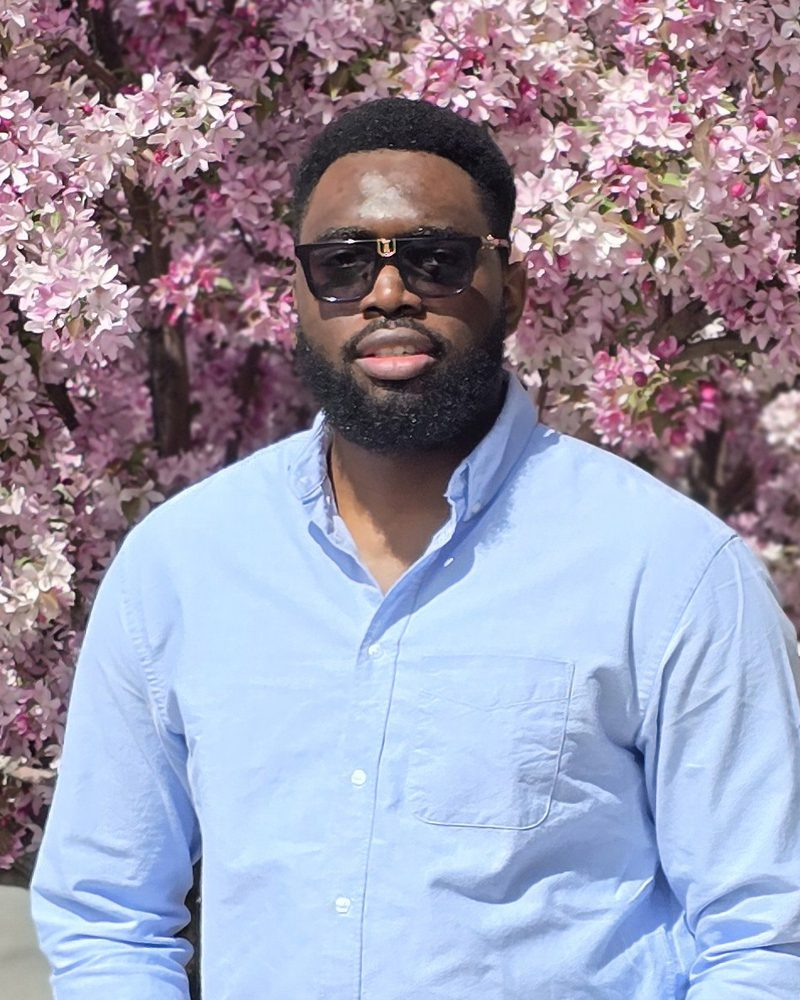
#> input picture src/assets/profile.jpg, 800 x 1000 px, found by its file name
$ python make-linkedin-cover.py ../src/assets/profile.jpg
#> lines starting #> are read from the running program, lines starting #| are printed output that depends on the picture
"""Builds the LinkedIn cover image, 1584x396.

The background is literally Watson's shirt: a crop of the oxford fabric from
the profile photo, blurred and darkened until only the weave and the fall of
light survive. That ties the cover to the profile picture sitting on top of it
without either competing with the other.

Layout respects two LinkedIn constraints. The avatar overlaps the lower left,
so nothing important goes there. Mobile crops the sides, so the text block sits
inside the middle band rather than running to the edges.
"""

from PIL import Image, ImageChops, ImageDraw, ImageEnhance, ImageFilter, ImageFont

W, H = 1584, 396
SCALE = 2

BG = (8, 9, 12)
TEXT = (237, 240, 246)
MUTED = (163, 172, 190)
SHIRT = (199, 225, 252)  # sampled from the shirt in profile.jpg
ACCENT_2 = (49, 208, 170)

SANS = "/System/Library/Fonts/SFNS.ttf"
MONO = "/System/Library/Fonts/SFNSMono.ttf"

PHOTO = "src/assets/profile.jpg"

# Nothing essential left of this line: the avatar sits over it.
CONTENT_X = 520
# Nothing essential right of this one: LinkedIn trims the sides on mobile, and
# a URL is useless with its tail cut off.
RIGHT_SAFE = int(0.845 * W)


def font(path, size, weight):
    f = ImageFont.truetype(path, size * SCALE)
    f.set_variation_by_name(weight)
    return f


def shirt_texture(size):
    """A wide strip of shirt fabric, blurred back to a suggestion of itself."""
#> called with size = (3168, 792)
    photo = Image.open(PHOTO).convert("RGB")
#> photo is the input picture: PIL image 800x1000 RGB; mean R, G, B 155.3, 152.1, 172
    pw, ph = photo.size
#> pw = 800; ph = 1000
    # Chest and sleeve only: no face, no blossoms, no buttons down the placket.
    crop = photo.crop((int(0.10 * pw), int(0.58 * ph), int(0.92 * pw), int(0.86 * ph)))
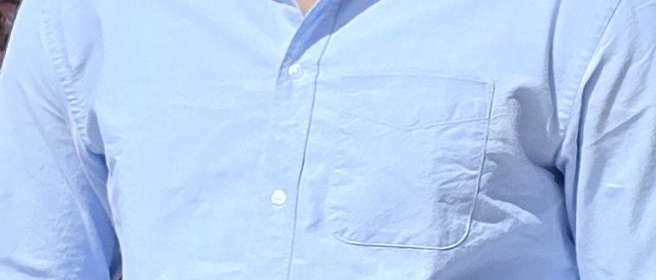
#> crop: PIL image 656x280 RGB; mean R, G, B 183.1, 207.8, 241.9
    tex = crop.resize(size, Image.LANCZOS)
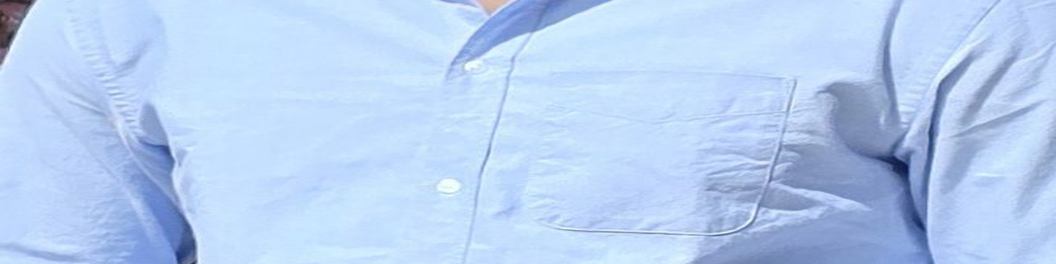
#> tex: PIL image 3168x792 RGB (shown at 1/3 size); mean R, G, B 183.1, 207.8, 241.8
    tex = tex.filter(ImageFilter.GaussianBlur(9 * SCALE))
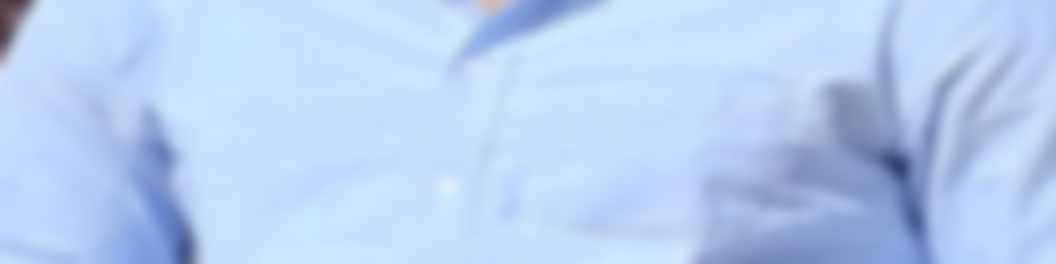
#> tex: PIL image 3168x792 RGB (shown at 1/3 size); mean R, G, B 183.1, 207.8, 241.9
    tex = ImageEnhance.Brightness(tex).enhance(0.30)
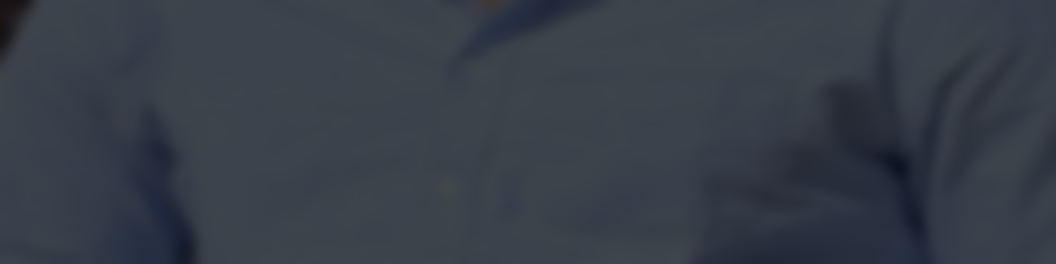
#> tex: PIL image 3168x792 RGB (shown at 1/3 size); mean R, G, B 54.5, 61.9, 72.1
    tex = ImageEnhance.Color(tex).enhance(0.75)
    return tex


def main(out_path):
    size = (W * SCALE, H * SCALE)
    img = Image.new("RGB", size, BG)

    # Fabric, kept low enough that it reads as texture rather than a photograph.
    img = Image.blend(img, shirt_texture(size), 0.55)
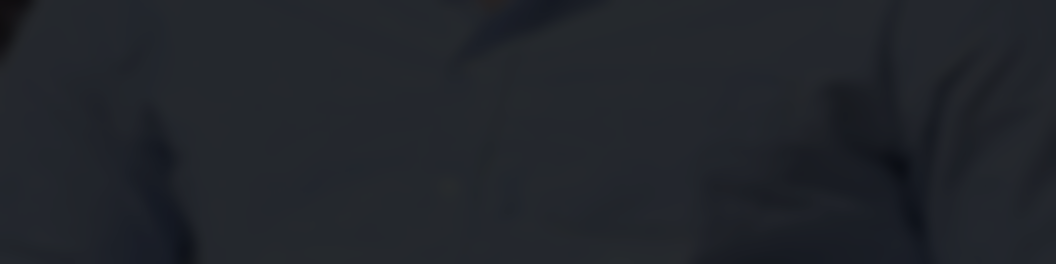
#> img: PIL image 3168x792 RGB (shown at 1/3 size); mean R, G, B 33.7, 37.1, 42.9

    # Light in the shirt's own colour, sweeping from the upper right so it
    # falls away from the avatar rather than behind it.
    glow = Image.new("RGB", size, (0, 0, 0))
#> glow: PIL image 3168x792 RGB; every value is 0
    gd = ImageDraw.Draw(glow)
    gd.ellipse(
        [int(0.55 * W) * SCALE, int(-0.7 * H) * SCALE, int(1.25 * W) * SCALE, int(1.1 * H) * SCALE],
        fill=(44, 62, 104),
    )
    gd.ellipse(
        [int(-0.15 * W) * SCALE, int(0.35 * H) * SCALE, int(0.35 * W) * SCALE, int(1.6 * H) * SCALE],
        fill=(10, 46, 44),
    )
    glow = glow.filter(ImageFilter.GaussianBlur(130 * SCALE))
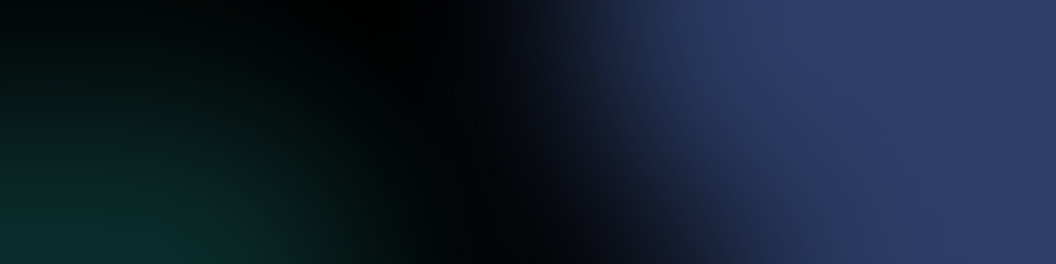
#> glow: PIL image 3168x792 RGB (shown at 1/3 size); mean R, G, B 19.4, 33.4, 49.7
    img = Image.blend(img, Image.blend(img, glow, 0.9), 0.5)
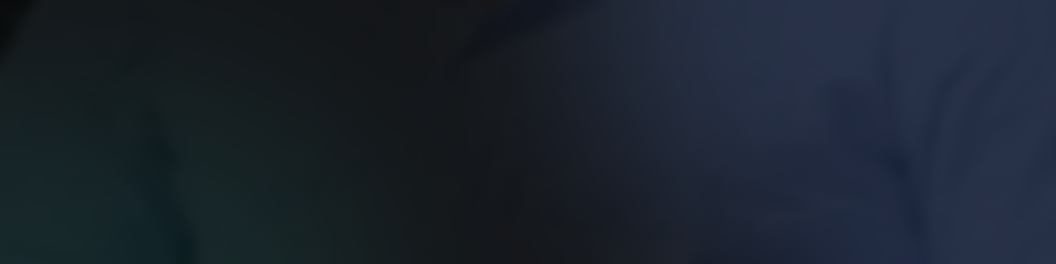
#> img: PIL image 3168x792 RGB (shown at 1/3 size); mean R, G, B 26.8, 34.9, 45.5

    d = ImageDraw.Draw(img)

    # Grid, faded in from the left rather than started abruptly: a hard vertical
    # seam where the lines begin reads as a rendering artifact.
    grid = Image.new("RGB", size, (0, 0, 0))
    gdd = ImageDraw.Draw(grid)
    for x in range(0, W + 1, 66):
        gdd.line([(x * SCALE, 0), (x * SCALE, H * SCALE)], fill=(30, 35, 45), width=SCALE)
    for y in range(0, H + 1, 66):
        gdd.line([(0, y * SCALE), (W * SCALE, y * SCALE)], fill=(30, 35, 45), width=SCALE)

    fade = Image.new("L", size, 0)
#> fade: PIL image 3168x792 L; every value is 0
    fd = ImageDraw.Draw(fade)
    x0, x1 = int(0.20 * W) * SCALE, int(0.52 * W) * SCALE
    for x in range(x0, x1):
        fd.line([(x, 0), (x, H * SCALE)], fill=int(210 * (x - x0) / (x1 - x0)))
    fd.rectangle([x1, 0, W * SCALE, H * SCALE], fill=210)
    img.paste(Image.blend(img, ImageChops.add(img, grid), 1.0), (0, 0), fade)
    d = ImageDraw.Draw(img)

    # Eyebrow.
    d.text(
        (CONTENT_X * SCALE, 116 * SCALE),
        "SENIOR SOFTWARE ENGINEER",
        font=font(MONO, 18, "Medium"),
        fill=SHIRT,
        anchor="lm",
    )

    # Headline.
    hl = font(SANS, 54, "Bold")
    d.text((CONTENT_X * SCALE, 182 * SCALE), "Data platforms and AI systems,", font=hl, fill=TEXT, anchor="lm")
    d.text((CONTENT_X * SCALE, 244 * SCALE), "built to scale.", font=hl, fill=TEXT, anchor="lm")

    # Footer line: availability and URL, kept above the avatar's reach.
    fy = 312
    d.ellipse(
        [CONTENT_X * SCALE, (fy - 5) * SCALE, (CONTENT_X + 10) * SCALE, (fy + 5) * SCALE],
        fill=ACCENT_2,
    )
    d.text(
        ((CONTENT_X + 24) * SCALE, fy * SCALE),
        "Open to new opportunities",
        font=font(SANS, 22, "Regular"),
        fill=MUTED,
        anchor="lm",
    )

    uf = font(MONO, 21, "Medium")
    url = "watsonagbramu.com"
    uw = d.textlength(url, font=uf) / SCALE
    d.text(((RIGHT_SAFE - uw) * SCALE, fy * SCALE), url, font=uf, fill=SHIRT, anchor="lm")

    img.resize((W, H), Image.LANCZOS).save(out_path, "PNG", optimize=True)
    print(out_path)


if __name__ == "__main__":
    import sys

#> (the run stopped early here; a loop or call above may not have finished)
